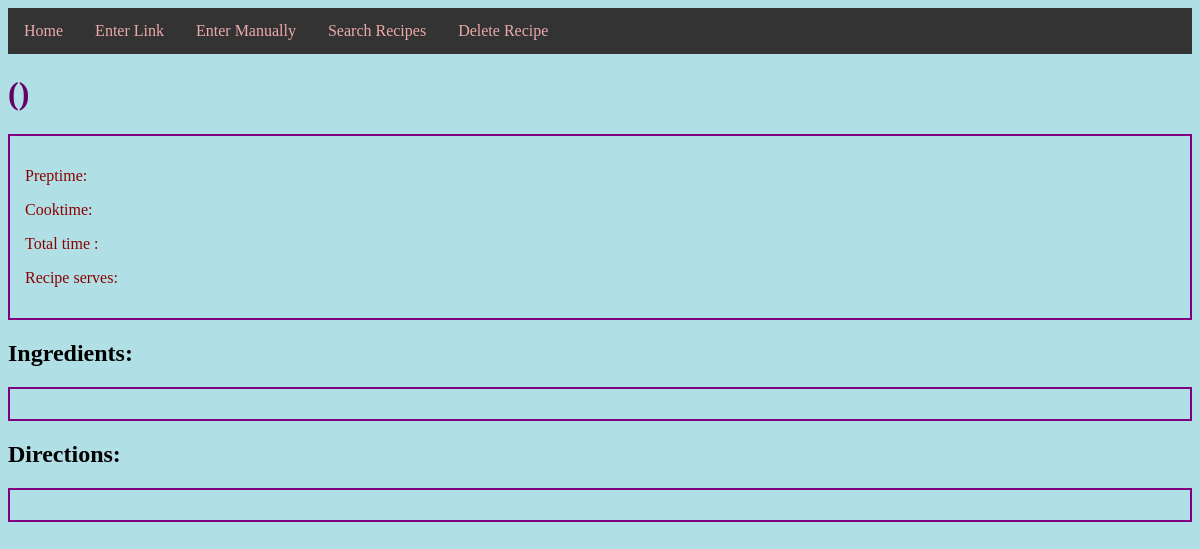
/showrecipe/5, run on an earlier commit of the app's database.
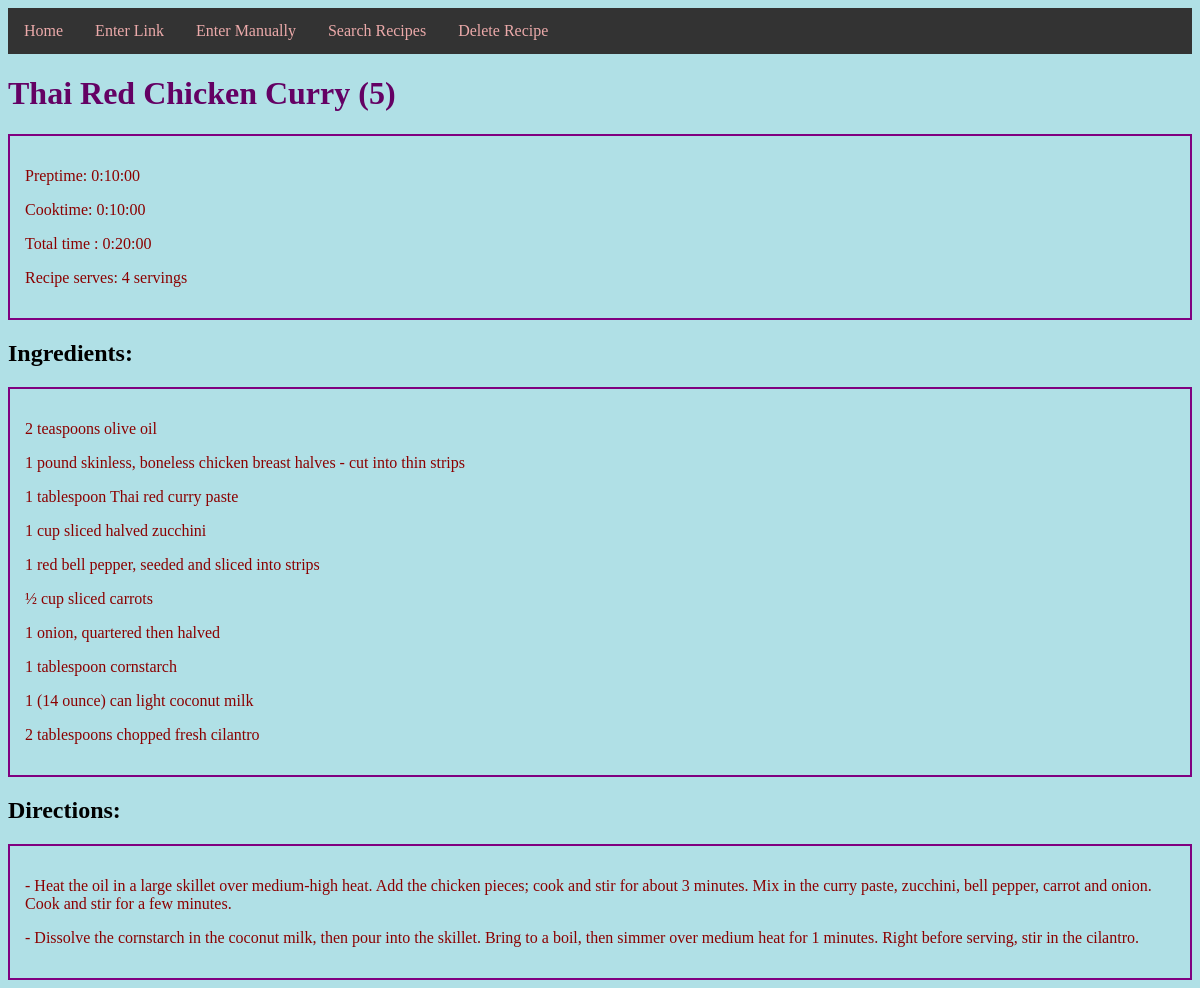
And on a later commit of the database.
### recipeapp/models.py (models this page shows, shortened)
class Recipe(db.Model):
    __tablename__ = 'recipes'
    id = db.Column(db.Integer, primary_key=True)
    title = db.Column(db.String(), nullable = False)
    source = db.Column(db.String())
    preptime = db.Column(db.Interval())
    cooktime = db.Column(db.Interval())
    totaltime = db.Column(db.Interval())
    serves = db.Column(db.String(30))
    directions = db.relationship('Directions', backref = 'recipe', cascade="all, delete-orphan")
    ingredients = db.relationship('Ingredient', backref = 'recipe', cascade="all, delete-orphan")

class Ingredient(db.Model):
    __tablename__ = 'ingredients'
    id = db.Column(db.Integer, primary_key=True)
    line = db.Column(db.String())
    recipe_id = db.Column(db.Integer, db.ForeignKey('recipes.id'))

class Directions(db.Model):
    __tablename__ = 'directions'
    id = db.Column(db.Integer, primary_key=True)
    line = db.Column(db.String())
    recipe_id = db.Column(db.Integer, db.ForeignKey('recipes.id'))

### recipeapp/routes.py (the view)
@app.route('/showrecipe/<id>', methods=['POST', 'GET'])
def showrecipe(id):
    recipe_id = id
    recipe = Recipe.query.get(recipe_id)
    return render_template('showrecipe.html', recipe=recipe)

### recipeapp/templates/showrecipe.html
{% extends 'layout.html' %}
{% block content %}
    <h1>{{ recipe.title }} ({{ recipe.id }})</h1>
      <div class=container>
        <p>Preptime:  {{ recipe.preptime }}</p>
        <p>Cooktime:  {{ recipe.cooktime }}</p>
        <p>Total time : {{ recipe.totaltime }}</p>
        <p>Recipe serves:  {{ recipe.serves }}</p>
      </div>
    <h2>Ingredients:</h2>
      <div class=container>
        {% for line in recipe.ingredients %}
          <p> {{ line.line }}</p>
        {% endfor %}
      </div>
    <h2>Directions:</h2>
      <div class=container>
        {% for line in recipe.directions %}
          <p>-  {{ line.line }}</p>
        {% endfor %}
      </div>
{% endblock content %}

What changed in the data, as far as the page shows it:
added Recipe: title "Thai Red Chicken Curry", id "5", preptime "0:10:00", cooktime "0:10:00", totaltime "0:20:00", serves "4 servings"
added Ingredient: line "2 teaspoons olive oil"
added Ingredient: line "1 pound skinless, boneless chicken breast halves - cut into thin strips"
added Ingredient: line "1 tablespoon Thai red curry paste"
added Ingredient: line "1 cup sliced halved zucchini"
added Ingredient: line "1 red bell pepper, seeded and sliced into strips"
added Ingredient: line "½ cup sliced carrots"
added Ingredient: line "1 onion, quartered then halved"
added Ingredient: line "1 tablespoon cornstarch"
added Ingredient: line "1 (14 ounce) can light coconut milk"
added Ingredient: line "2 tablespoons chopped fresh cilantro"
added Directions: line "Heat the oil in a large skillet over medium-high heat. Add the chicken pieces; cook and stir for about 3 minutes. Mix in the curry paste, zucchini, bell pepper, carrot and onion. Cook and stir for a few minutes."
added Directions: line "Dissolve the cornstarch in the coconut milk, then pour into the skillet. Bring to a boil, then simmer over medium heat for 1 minutes. Right before serving, stir in the cilantro."
